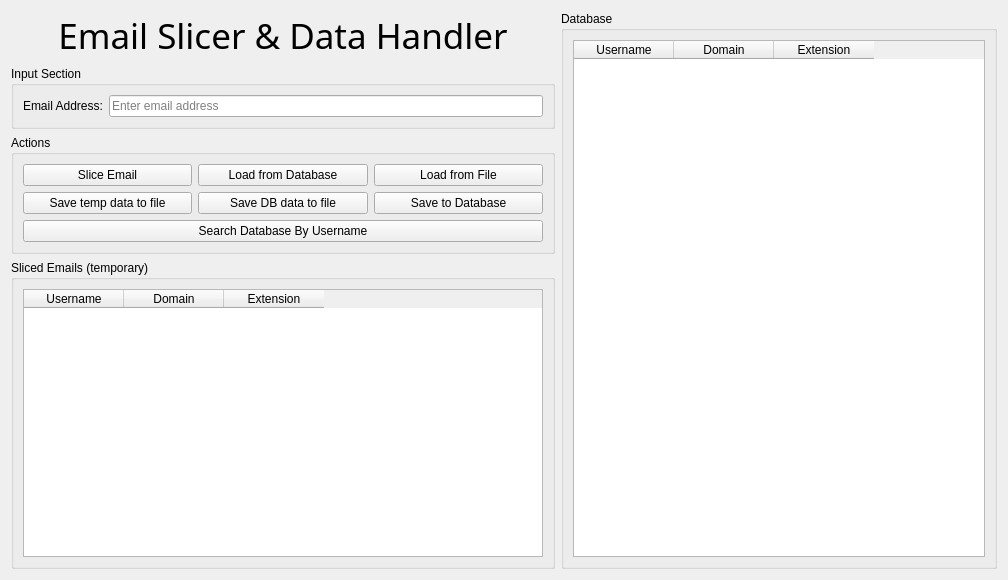
<?xml version="1.0" encoding="UTF-8"?>
<ui version="4.0">
 <class>EmailSlicer</class>
 <widget class="QWidget" name="EmailSlicer">
  <property name="geometry">
   <rect>
    <x>0</x>
    <y>0</y>
    <width>1008</width>
    <height>580</height>
   </rect>
  </property>
  <property name="windowTitle">
   <string>Email Slicer &amp; Data Handling</string>
  </property>
  <layout class="QHBoxLayout" name="horizontalLayout_3" stretch="5,4">
   <item>
    <layout class="QVBoxLayout" name="Left_Main">
     <item>
      <widget class="QLabel" name="titleLabel">
       <property name="font">
        <font>
         <family>Tw Cen MT</family>
         <pointsize>26</pointsize>
        </font>
       </property>
       <property name="text">
        <string>Email Slicer &amp; Data Handler</string>
       </property>
       <property name="alignment">
        <set>Qt::AlignHCenter|Qt::AlignTop</set>
       </property>
       <property name="margin">
        <number>10</number>
       </property>
      </widget>
     </item>
     <item>
      <widget class="QGroupBox" name="inputGroup">
       <property name="title">
        <string>Input Section</string>
       </property>
       <layout class="QFormLayout" name="formLayout">
        <item row="0" column="0">
         <widget class="QLabel" name="emailLabel">
          <property name="text">
           <string>Email Address:</string>
          </property>
         </widget>
        </item>
        <item row="0" column="1">
         <widget class="QLineEdit" name="email_input">
          <property name="placeholderText">
           <string>Enter email address</string>
          </property>
         </widget>
        </item>
       </layout>
      </widget>
     </item>
     <item>
      <widget class="QGroupBox" name="actionGroup">
       <property name="title">
        <string>Actions</string>
       </property>
       <layout class="QGridLayout" name="buttonLayout">
        <item row="1" column="2">
         <widget class="QPushButton" name="save_db_button">
          <property name="text">
           <string>Save to Database</string>
          </property>
         </widget>
        </item>
        <item row="1" column="0">
         <widget class="QPushButton" name="save_temp_file_button">
          <property name="text">
           <string>Save temp data to file</string>
          </property>
         </widget>
        </item>
        <item row="0" column="0">
         <widget class="QPushButton" name="slice_button">
          <property name="text">
           <string>Slice Email</string>
          </property>
         </widget>
        </item>
        <item row="2" column="0" colspan="3">
         <widget class="QPushButton" name="search_user_button">
          <property name="text">
           <string>Search Database By Username</string>
          </property>
         </widget>
        </item>
        <item row="0" column="1">
         <widget class="QPushButton" name="load_db_button">
          <property name="text">
           <string>Load from Database</string>
          </property>
         </widget>
        </item>
        <item row="1" column="1">
         <widget class="QPushButton" name="save_db_file_button">
          <property name="text">
           <string>Save DB data to file</string>
          </property>
         </widget>
        </item>
        <item row="0" column="2">
         <widget class="QPushButton" name="load_file_button">
          <property name="text">
           <string>Load from File</string>
          </property>
         </widget>
        </item>
       </layout>
      </widget>
     </item>
     <item>
      <widget class="QGroupBox" name="tableGroup">
       <property name="title">
        <string>Sliced Emails (temporary)</string>
       </property>
       <layout class="QVBoxLayout" name="tableLayout">
        <item>
         <widget class="QTableWidget" name="email_temp_table">
          <property name="rowCount">
           <number>0</number>
          </property>
          <property name="columnCount">
           <number>3</number>
          </property>
          <column>
           <property name="text">
            <string>Username</string>
           </property>
          </column>
          <column>
           <property name="text">
            <string>Domain</string>
           </property>
          </column>
          <column>
           <property name="text">
            <string>Extension</string>
           </property>
          </column>
         </widget>
        </item>
       </layout>
      </widget>
     </item>
    </layout>
   </item>
   <item>
    <layout class="QVBoxLayout" name="Right_Main">
     <item>
      <widget class="QGroupBox" name="databaseGroup">
       <property name="title">
        <string>Database</string>
       </property>
       <layout class="QVBoxLayout" name="verticalLayout_2" stretch="0">
        <item>
         <widget class="QTableWidget" name="database_email_table">
          <column>
           <property name="text">
            <string>Username</string>
           </property>
          </column>
          <column>
           <property name="text">
            <string>Domain</string>
           </property>
          </column>
          <column>
           <property name="text">
            <string>Extension</string>
           </property>
          </column>
         </widget>
        </item>
       </layout>
      </widget>
     </item>
    </layout>
   </item>
  </layout>
 </widget>
 <resources/>
 <connections/>
</ui>
